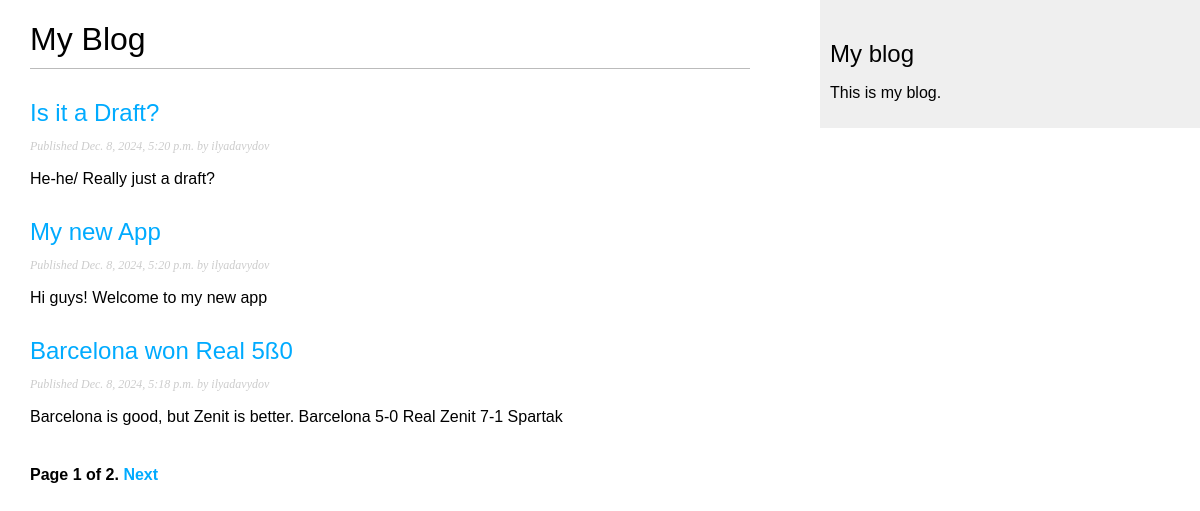
Screenshot of /blog/ with the database file from the repository.
### blog/models.py (models this page shows, shortened)
class Post(models.Model):
    class Status(models.TextChoices):
        DRAFT = 'DF', 'Draft'
        PUBLISHED = 'PB', 'Published'
    title = models.CharField(max_length = 250)
    slug = models.SlugField(max_length=250,
                            unique_for_date='publish')
    author = models.ForeignKey(User,
                               on_delete=models.CASCADE,
                               related_name='blog_posts')
    body = models.TextField()
    publish = models.DateTimeField(default=timezone.now)
    created = models.DateTimeField(auto_now_add=True)
    updated = models.DateTimeField(auto_now=True)
    status = models.CharField(max_length=2,
                              choices=Status.choices,
                              default=Status.DRAFT)
    objects = models.Manager()  # менеджер, применяемый по умолчанию
    published = PublishedManager()  # конкретно-прикладной менеджер
    class Meta:
        ordering = ['-publish']
        indexes = [
            models.Index(fields=['-publish']),
        ]
    def get_absolute_url(self):
        return reverse('blog:post_detail',
                       args=[self.publish.year,
                             self.publish.month,
                             self.publish.day,
                             self.slug])

### blog/views.py (the view)
# urls.py: path('', views.post_list, name='post_list'),
def post_list(request):
 post_list = Post.published.all()
 paginator = Paginator(post_list, 3)
 page_number = request.GET.get('page', 1)
 try:
  posts = paginator.page(page_number)
 except PageNotAnInteger:
  posts = paginator.page(1)
 except EmptyPage:
  posts = paginator.page(paginator.num_pages)
 return render(request,
                'blog/post/list.html',
                {'posts': posts})

### blog/models.py (called while the page is built)
 def get_queryset(self):
    return super().get_queryset() \
    .filter(status=Post.Status.PUBLISHED)

### blog/templates/blog/post/list.html (shortened to what this page needs)
{% extends "blog/base.html" %}
{% block content %}
 <h1>My Blog</h1>
 {% for post in posts %}
 <h2>
 <a href="{{ post.get_absolute_url }}">
 {{ post.title }}
 </a>
 </h2>
 <p class="date">
 Published {{ post.publish }} by {{ post.author }}
 </p>
 {{ post.body|truncatewords:30|linebreaks }}
 {% endfor %}
 {% include "pagination.html" with page=posts %}
{% endblock %}

### blog/templates/blog/base.html (shortened to what this page needs)
{% load static %}
<!DOCTYPE html>
<html>
<head>
 <link href="{% static "css/blog.css" %}" rel="stylesheet">
</head>
<body>
 <div id="content">
 {% block content %}
 {% endblock %}
 </div>
 <div id="sidebar">
 <h2>My blog</h2>
 <p>This is my blog.</p>
 </div>
</body>
</html>

### blog/templates/pagination.html (shortened to what this page needs)
<div class="pagination">
 <span class="step-links">
 <span class="current">
 Page {{ page.number }} of {{ page.paginator.num_pages }}.
 </span>
 {% if page.has_next %}
 <a href="?page={{ page.next_page_number }}">Next</a>
 {% endif %}
 </span>
 </div>

### blog/static/css/blog.css (style rules this page uses)
body { margin:0; padding:0; font-family:helvetica, sans-serif; }
a { color:#00abff; text-decoration:none; }
h1 { font-weight:normal; border-bottom:1px solid #bbb; padding:0 0 10px 0; }
h2 { font-weight:normal; margin:30px 0 0; }
#content { float:left; width:60%; padding:0 0 0 30px; }
#sidebar { float:right; width:30%; padding:10px; background:#efefef; height:100%; }
p.date { color:#ccc; font-family: georgia, serif; font-size: 12px; font-style: italic; }
.pagination { margin:40px 0; font-weight:bold; }

### rows the page displays
Post: title "Is it a Draft?", publish "Dec. 8, 2024, 5:20 p.m.", author "ilyadavydov", body "He-he/ Really just a draft?"
Post: title "My new App", publish "Dec. 8, 2024, 5:20 p.m.", author "ilyadavydov", body "Hi guys! Welcome to my new app"
Post: title "Barcelona won Real 5ß0", publish "Dec. 8, 2024, 5:18 p.m.", author "ilyadavydov", body "Barcelona is good, but Zenit is better. Barcelona 5-0 Real Zenit 7-1 Spartak"

### other values shown
{{ page.number }} "1"
{{ page.paginator.num_pages }} "2"
